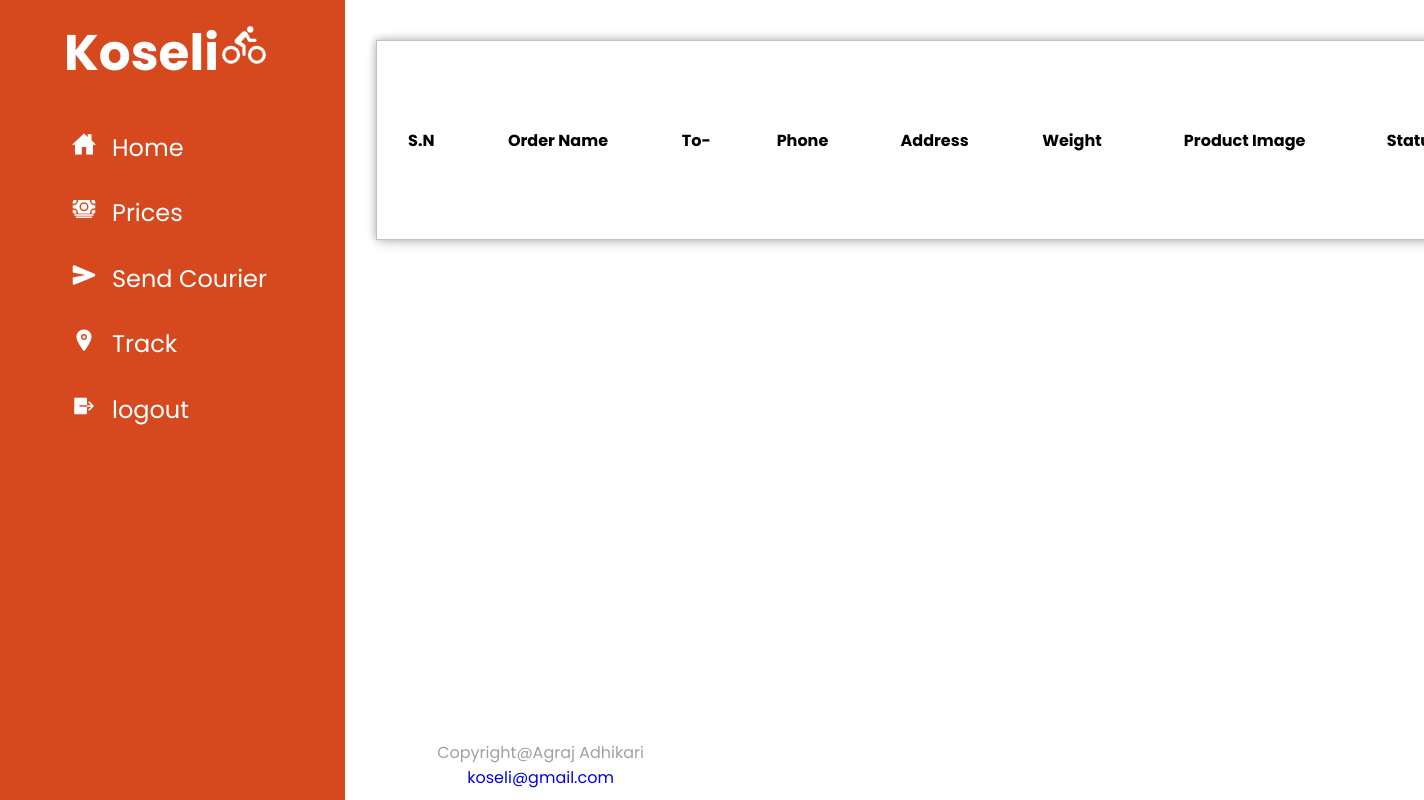
/?r=track (signed in), run on an earlier commit of the app's database.
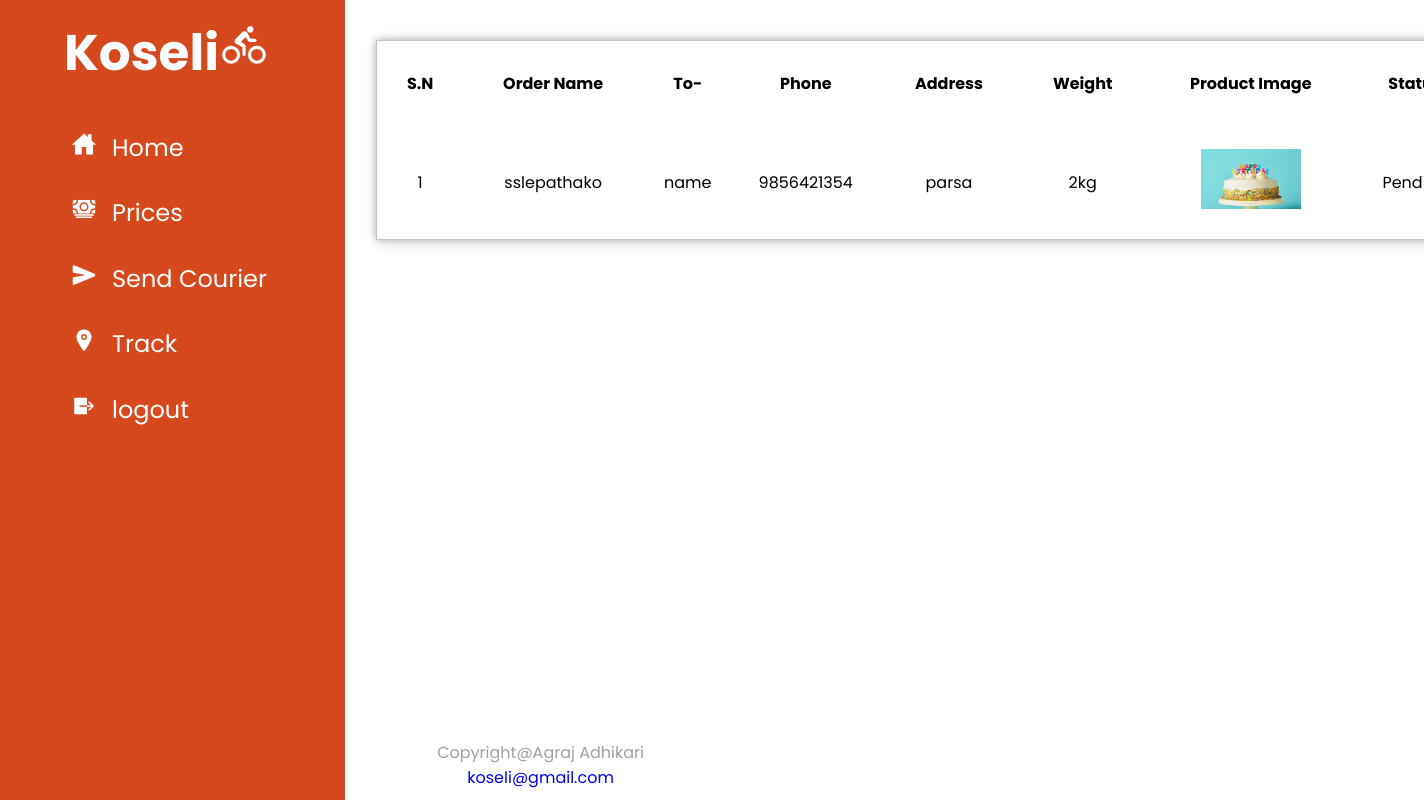
And on a later commit of the database.
### tables this page shows
CREATE TABLE `courier` (
  `oid` int(11) NOT NULL,
  `uid` int(255) NOT NULL,
  `sid` int(255) NOT NULL DEFAULT 0,
  `ordername` text NOT NULL,
  `rname` text NOT NULL,
  `remail` varchar(30) NOT NULL,
  `rphone` varchar(10) NOT NULL,
  `raddress` varchar(20) NOT NULL,
  `weight` int(2) NOT NULL,
  `date` varchar(255) NOT NULL,
  `image` text NOT NULL,
  `status` int(2) NOT NULL DEFAULT 0
);

### controller/trackcontroller.php (called while the page is built)
<?php
include 'view/navbar.php';
include 'view/track.php';
?>

### model/dbmodel.php (called while the page is built, shortened)
<?php
function db_connect() {
    $db['host'] = "localhost";
    $db['username'] = "root";
    $db['password'] = "";
    $db['db_name'] = "koseli";
    $conn = mysqli_connect($db['host'], $db['username'], $db['password'], $db['db_name']);
    return $conn;
}
function view_order($userid)
{
$conn = db_connect();
$sql = "SELECT * from courier WHERE uid='$userid'";
$result = $conn->query($sql);
if($result)
{
    return $result;
}
else
{
    return false;
}
}
?>

### view/track.php (the view, shortened to what this page needs)
<?php
    include 'model/dbmodel.php';
    ?>
<!DOCTYPE html>
<html lang="en">
<head>
</head>
<body>
    <div class="box">
    <?php
    $userid= $_SESSION['user']['userid'];
    $request = view_order($userid);
if($request)
    $i=0;
?>
<table style=text-align:center>
   <tr>
   <th>S.N</th>
        <th> Order Name</th>
        <th> To-</th>
        <th> Phone</th>
        <th> Address</th>
        <th> Weight</th>
        <th> Product Image</th>
<th> Status</th>
</tr><?php
while($row = $request->fetch_assoc()) {
    $i++;
    ?>
    <tr>
        <td><?php echo $i; ?></td>
        <td><?php echo $row['ordername']; ?></td>
        <td><?php echo $row['rname']; ?></td>
        <td><?php echo $row['rphone']; ?></td>
        <td><?php echo $row['raddress']; ?></td>
        <td><?php echo $row['weight']; ?>kg</td>
        <td> <img src="<?php echo $row['image']; ?>" alt="pic" style="max-width: 100px;"/> </td>
<?php
switch($row['status']) {
    case 0:
        ?>
        <td>Pending</td>
        <?php
    break;
        ?>
    <?php
}
?>
</tr>
<?php
}
?>
</table>
</div>
</body>
</html>

What changed in the data, as far as the page shows it:
added courier: ordername "sslepathako", rname "name", rphone "9856421354", raddress "parsa", weight "2", image (picture), status "Pending"
